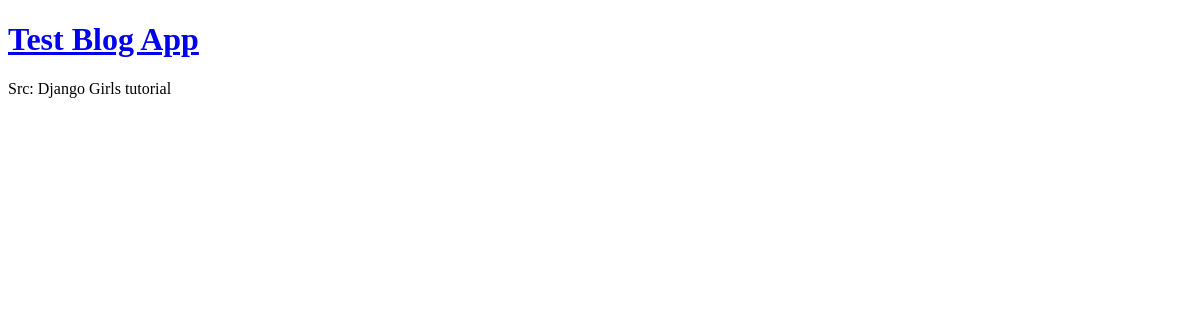
The app's page /, older data.
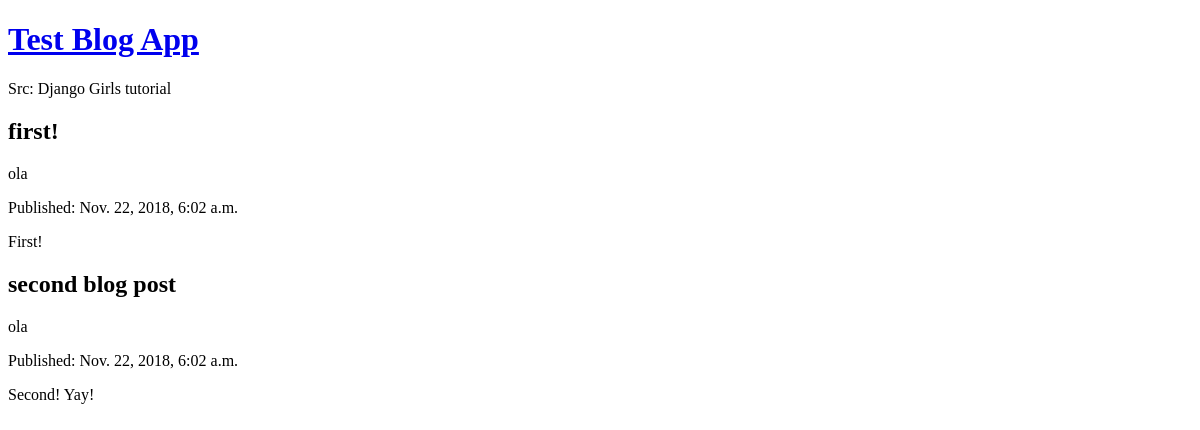
The same page, newer data.
### blog/models.py (models this page shows, shortened)
class Post(models.Model):
	author = models.ForeignKey(settings.AUTH_USER_MODEL, on_delete=models.CASCADE)
	title = models.CharField(max_length=200)
	text = models.TextField()
	created_date = models.DateTimeField(default=timezone.now)
	published_date = models.DateTimeField(blank=True, null=True)

### blog/views.py (the view)
# urls.py: path('', views.post_list, name='post_list'),
def post_list(request):
	posts = Post.objects.filter(published_date__lte=timezone.now()).order_by('published_date')
	return render(request, 'blog/post_list.html', {'posts': posts})

### blog/templates/blog/post_list.html (shortened to what this page needs)
<!DOCTYPE html>
<html>
    <head>
    </head>
    <body>
        <div>
            <h1><a href="/">Test Blog App</a></h1>
        </div>
        <div href="tutorial.djangogirls.org/"> Src: Django Girls tutorial</div>
        {% for post in posts %}
            <h2> {{ post.title }}</h2>
            <p> {{ post.author }}</p>
            <p> Published: {{ post.published_date }} </p>
            <p> {{ post.text|linebreaksbr }} </p>
        {% endfor %}
    </body>
</html>

Row changes from the older to the newer data that the page shows:
added Post: title "first!", author "ola", published_date "Nov. 22, 2018, 6:02 a.m.", text "First!"
added Post: title "second blog post", author "ola", published_date "Nov. 22, 2018, 6:02 a.m.", text "Second! Yay!"
